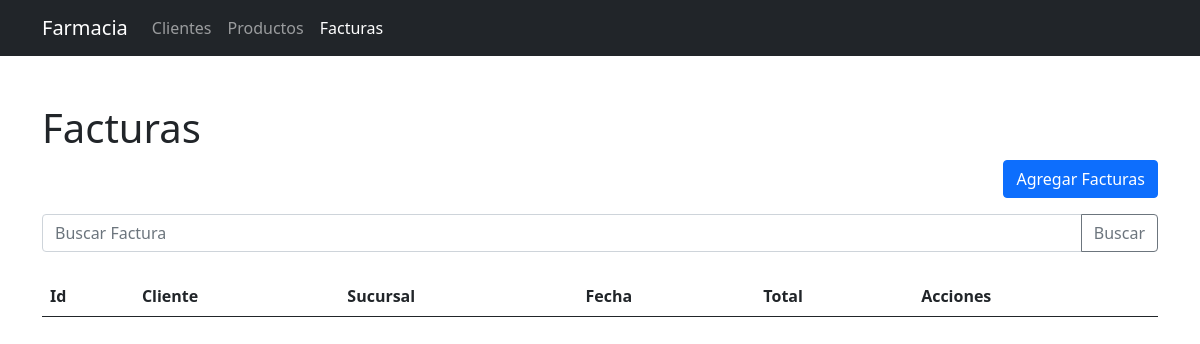
/facturas, run on an earlier commit of the app's database.
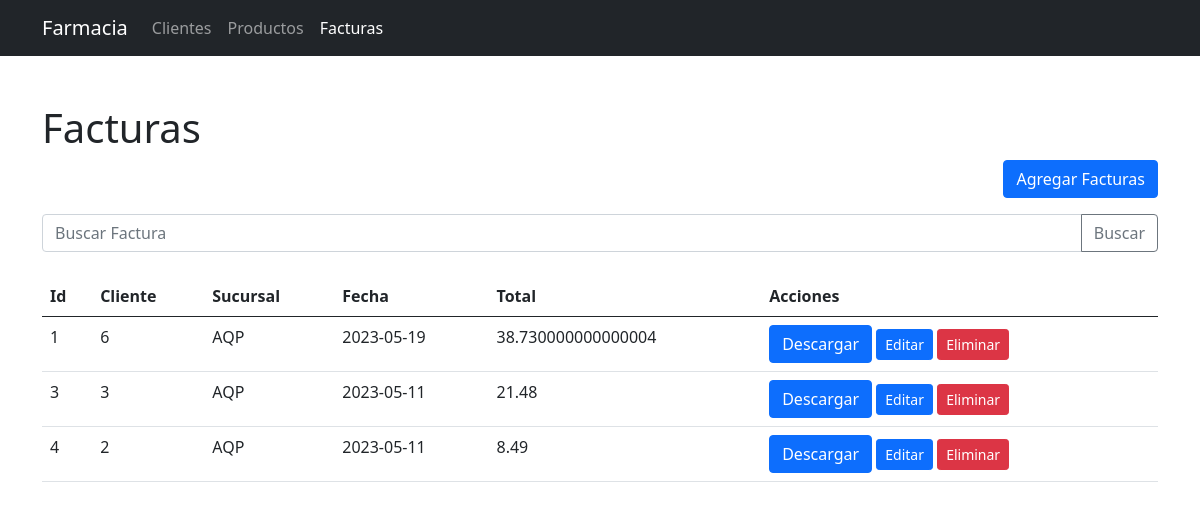
And on a later commit of the database.
### tables this page shows
CREATE TABLE facturas (
        id INTEGER PRIMARY KEY AUTOINCREMENT,
        cliente_id INTEGER NOT NULL,
        sucursal TEXT NOT NULL,
        fecha TEXT NOT NULL,
        total REAL NOT NULL,
        FOREIGN KEY (cliente_id) REFERENCES clientes (id)
    );

### app.py (the view)
@app.route('/facturas')
def facturas():
    facturas = obtener_facturas()  # Función para obtener las facturas desde la base de datos
    return render_template('facturas.html', active='facturas', facturas=facturas)

### app.py (called while the page is built)
def obtener_facturas():
    conn = sqlite3.connect('farmacia.db')
    cursor = conn.cursor()
    cursor.execute('SELECT * FROM facturas')
    facturas = cursor.fetchall()
    conn.close()
    return facturas

### templates/facturas.html (shortened to what this page needs)
{% extends "base.html" %}
{% block content %}
    <h1 class="mt-5">Facturas</h1>
    <div class="d-flex justify-content-end mb-3">
        <a href="/agregar_factura" class="btn btn-primary">Agregar Facturas</a>
    </div>
    <div class="input-group mb-3">
        <input type="text" class="form-control" placeholder="Buscar Factura" id="searchInput">
        <button class="btn btn-outline-secondary" type="button" id="searchButton">Buscar</button>
    </div>
    <table class="table mt-4">
        <thead>
            <tr>
                <th>Id</th>
                <th>Cliente</th>
                <th>Sucursal</th>
                <th>Fecha</th>
                <th>Total</th>
                <th>Acciones</th>
            </tr>
        </thead>
        <tbody>
            {% for factura in facturas %}
            <tr>
                <td>{{ factura[0] }}</td>
                <td>{{ factura[1] }}</td>
                <td>{{ factura[2] }}</td>
                <td>{{ factura[3] }}</td>
                <td>{{ factura[4] }}</td>
                <td>
                    <a href="/generar_pdf/{{ factura[0] }}" class="btn btn-primary">Descargar</a>
                    <a href="/editar_factura/{{ factura[0] }}" class="btn btn-primary btn-sm">Editar</a>
                    <form action="/eliminar_factura/{{ factura[0] }}" method="post" style="display:inline">
                        <button type="submit" class="btn btn-danger btn-sm">Eliminar</button>
                    </form>
                </td>
            </tr>
            {% endfor %}
        </tbody>
    </table>
{% endblock %}

What changed in the data, as far as the page shows it:
added facturas: id "1", cliente "6", sucursal "AQP", fecha "2023-05-19", total "38.730000000000004"
added facturas: id "3", cliente "3", sucursal "AQP", fecha "2023-05-11", total "21.48"
added facturas: id "4", cliente "2", sucursal "AQP", fecha "2023-05-11", total "8.49"
